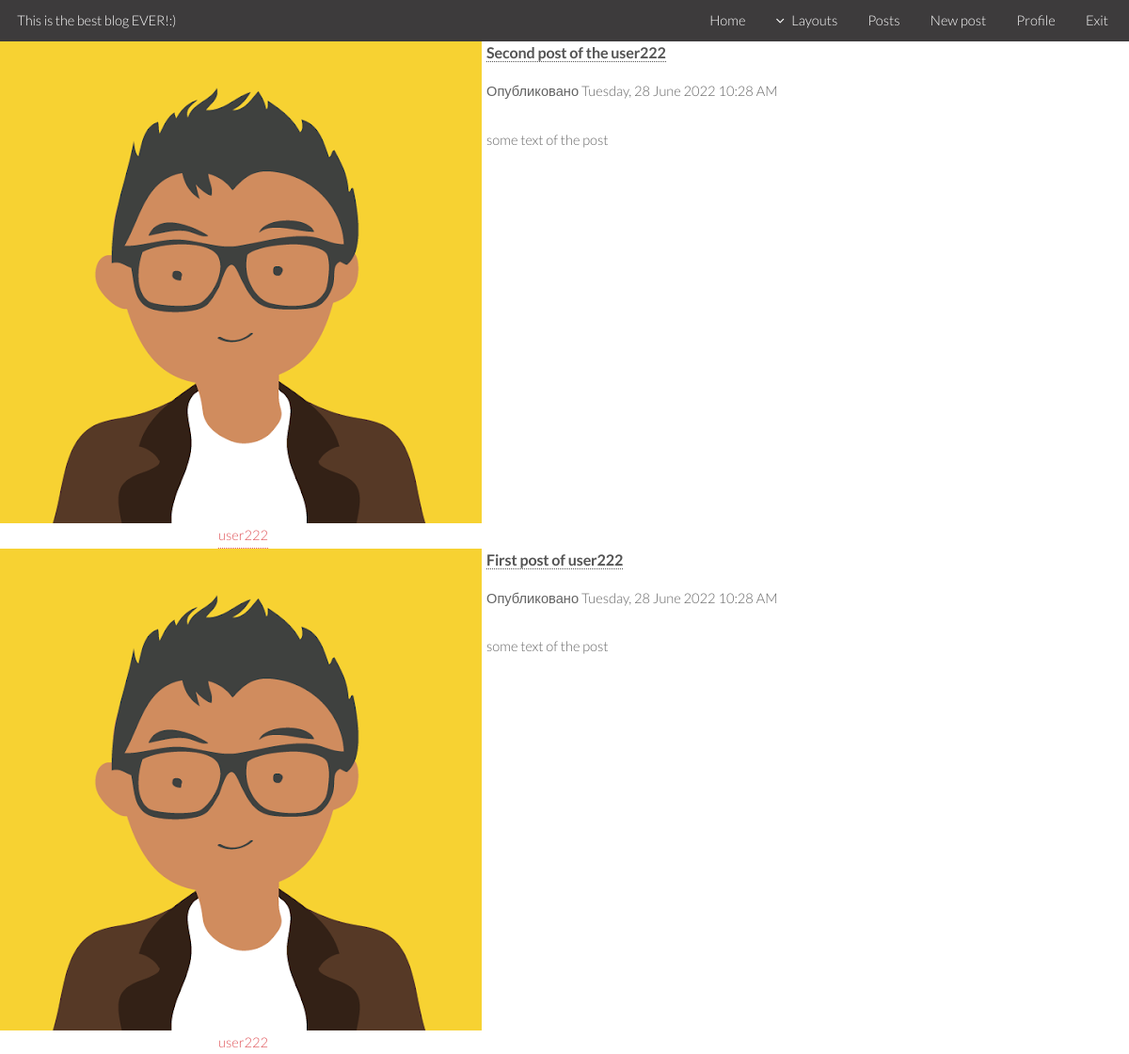
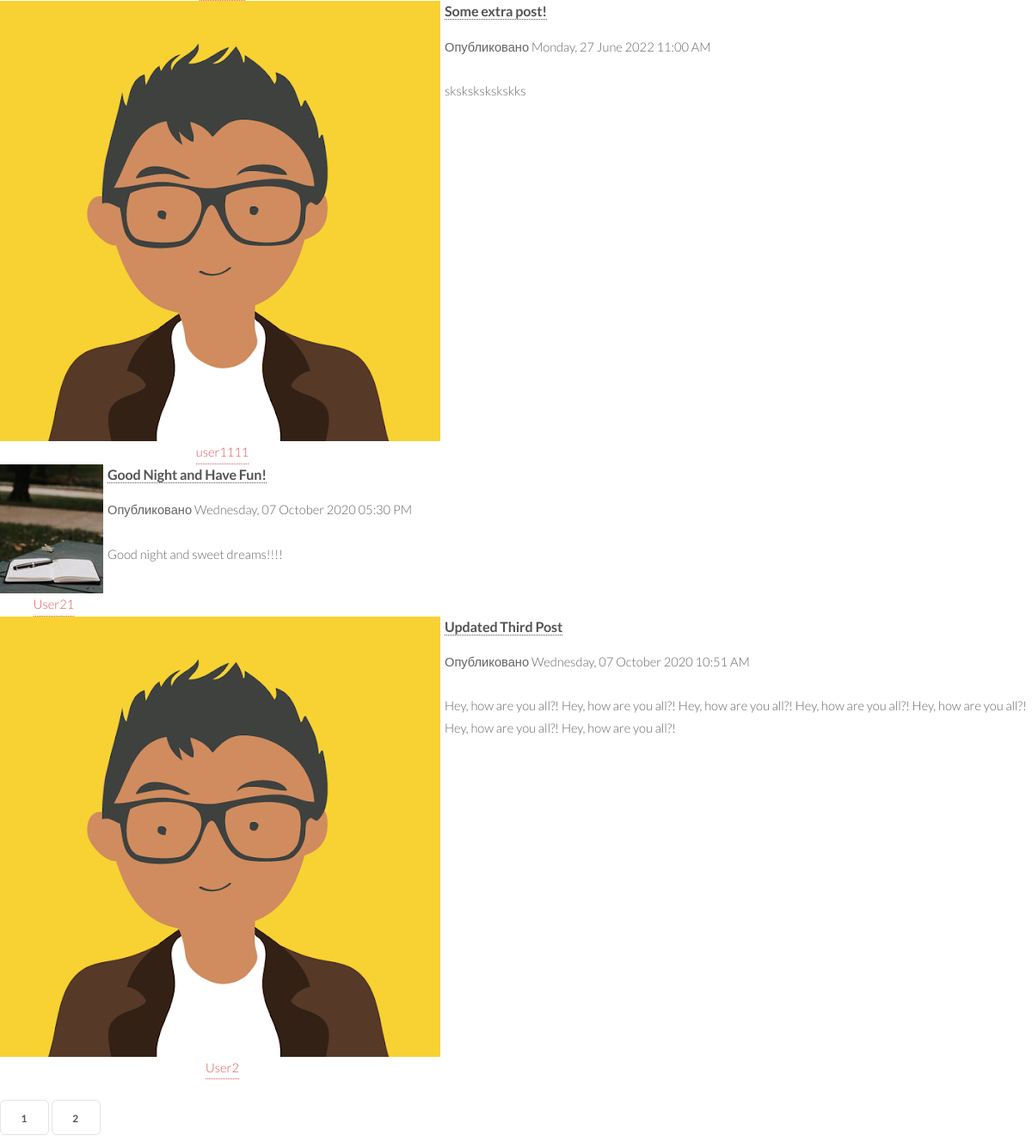
Page /allposts (signed in) on the earlier database version (2 pictures, top to bottom).
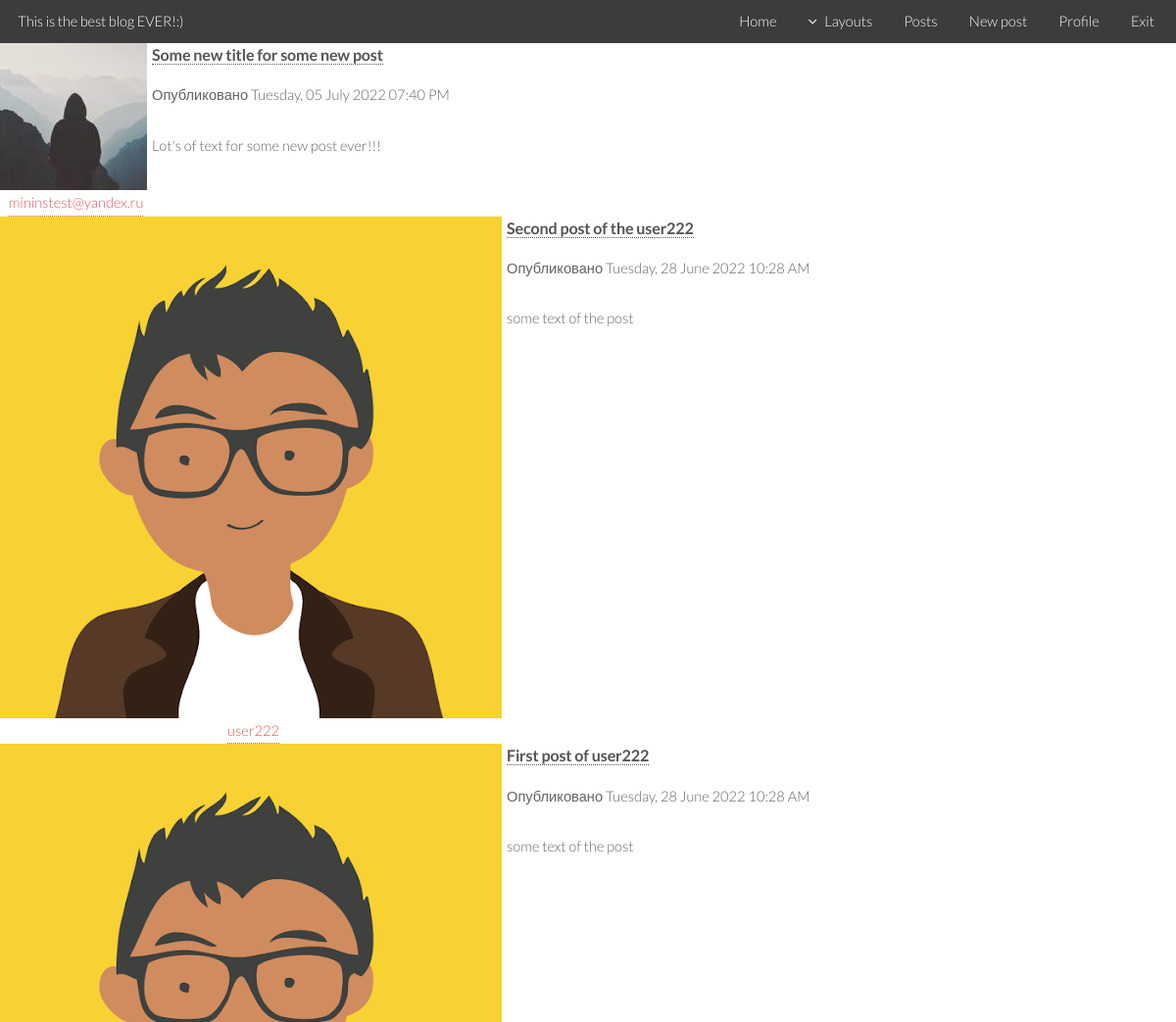
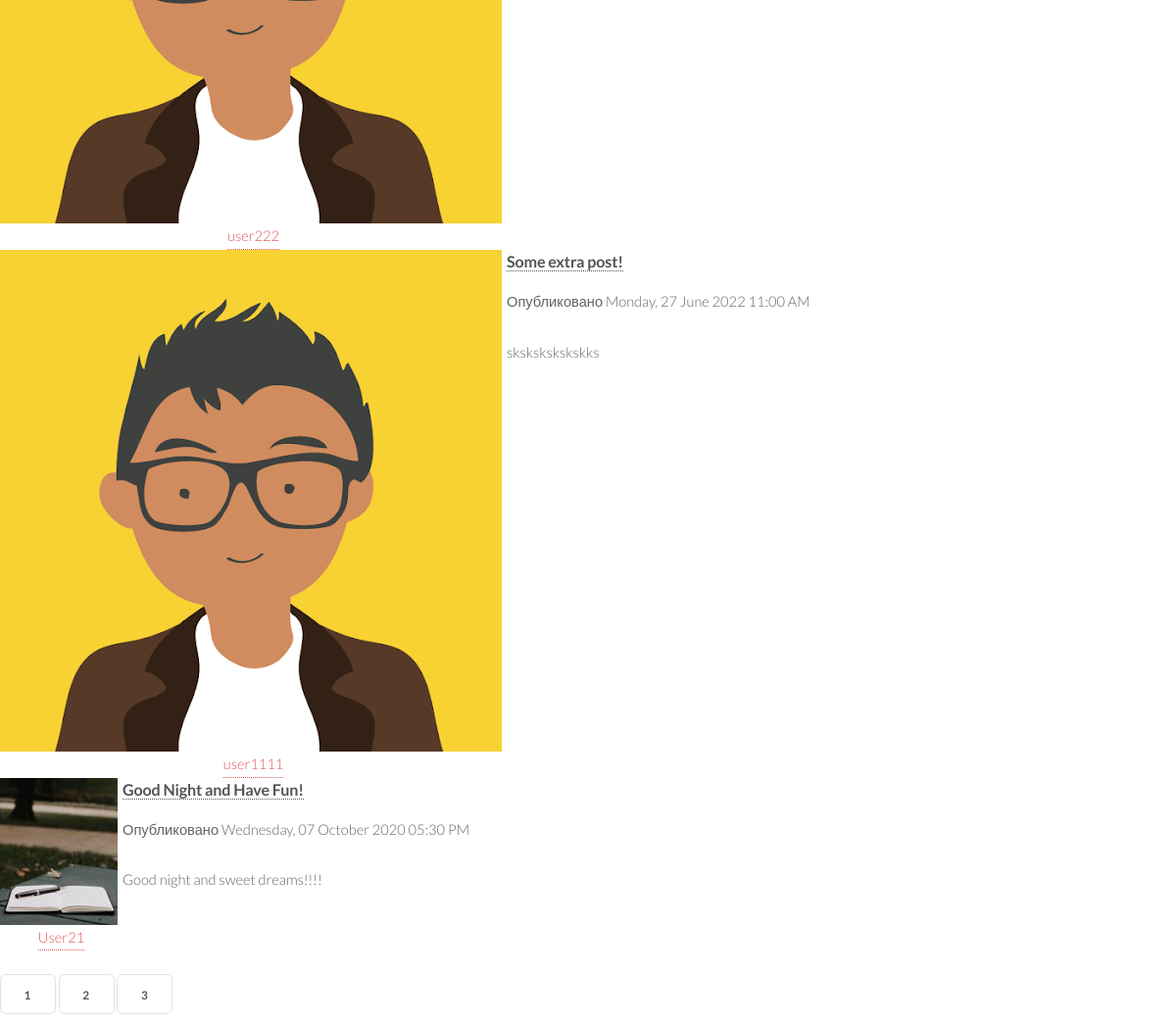
Same page on the later database version (2 pictures, top to bottom).
### test_flask_lesson/models.py (models this page shows, shortened)
class Post(db.Model):
    id = db.Column(db.Integer, primary_key=True)
    title = db.Column(db.String(100), nullable=False)
    date_posted = db.Column(db.DateTime, nullable=False, default=datetime.utcnow)
    content = db.Column(db.Text, nullable=False)
    user_id = db.Column(db.Integer, db.ForeignKey('user.id'), nullable=False)

class User(db.Model, UserMixin):
    id = db.Column(db.Integer, primary_key=True)
    username = db.Column(db.String(20), unique=True, nullable=False)
    email = db.Column(db.String(120), unique=True, nullable=False)
    image_file = db.Column(db.String(20), nullable=False, default='default.png')
    password = db.Column(db.String(60), nullable=False)
    posts = db.relationship('Post', backref='author', lazy=True)

### test_flask_lesson/posts/routes.py (the view)
@posts.route('/allposts')
@login_required
def allposts():
    page = request.args.get('page', 1, type=int)
    posts = Post.query.order_by(Post.date_posted.desc()).paginate(page=page, per_page=5)
    return render_template('allposts.html', posts=posts)

### test_flask_lesson/models.py (called while the page is built)
@login_manager.user_loader
def load_user(user_id):
    return User.query.get(int(user_id))

### test_flask_lesson/templates/allposts.html
{% extends "base.html" %}
{% block content %}
    {% include 'includes/inc_header.html'%}
  {% for post in posts.items %}
  <div style="display: flex;">
    <article style="display: flex; flex-direction: column;">
      <img style="margin-right: 5px;" src="{{ url_for('static', filename='profile_pics/' + post.author.image_file) }}">
      <a href="{{ url_for('users.user_posts', username=post.author.username) }}" id="author" style="margin: 0 auto;">{{ post.author.username }}</a>
    </article>
    <div style="margin-bottom: 20px;">
      <div>
        <h4><a href="{{ url_for('posts.post', post_id=post.id) }}">{{ post.title }}</a></h4>
        <small>Опубликовано {{ post.date_posted.strftime('%A, %d %B %Y %I:%M %p') }}</small>
        <br>
        <br>
        <p>{{ post.content }}</p>
      </div>
    </div>
  </div>
  {% endfor %}
  {% for page_num in posts.iter_pages(left_edge=1, right_edge=1, left_current=1, right_current=2) %}
    {% if page_num %}
      {% if posts.page == page_num %}
        <a class="button" href="{{ url_for('posts.allposts', page=page_num) }}">{{ page_num }}</a>
      {% else %}
        <a class="button" href="{{ url_for('posts.allposts', page=page_num) }}">{{ page_num }}</a>
      {% endif %}
    {% else %}
      ...
    {% endif %}
  {% endfor %}
{% endblock content %}

### test_flask_lesson/templates/base.html (shortened to what this page needs)
<!DOCTYPE HTML>
<html>
	<head>
	</head>
    {% block content %}{% endblock %}
    </body>
</html>

### test_flask_lesson/templates/includes/inc_header.html (shortened to what this page needs)
<header id="header" class="alt skel-layers-fixed" style="background-color: #3d3b3c">
    <h1><a href="{{ url_for('main.home') }}"><span>This is the best blog EVER!:)</span></a></h1>
    <nav id="nav">
        <ul>
            <li><a href="{{ url_for('main.home') }}">Home</a></li>
            <li>
                <a href="" class="icon fa-angle-down">Layouts</a>
            </li>
            {% if current_user.is_authenticated %}
                <li><a href="{{ url_for('posts.allposts') }}">Posts</a></li>
                <li><a href="{{ url_for('posts.new_post') }}">New post</a></li>
                <li><a href="{{ url_for('users.account') }}">Profile</a></li>
                <li><a href="{{ url_for('users.logout') }}">Exit</a></li>
            {% else %}
                <li><a href="{{ url_for('users.login') }}">Login</a></li>
                <li><a href="{{ url_for('users.register') }}">Register</a></li>
            {% endif %}
        </ul>
    </nav>
</header>

### test_flask_lesson/static/css/style.css (style rules this page uses)
a { -moz-transition: color 0.2s ease-in-out, border-color 0.2s ease-in-out; -webkit-transition: color 0.2s ease-in-out, border-color 0.2s ease-in-out; -o-transition: color 0.2s ease-in-out, border-color 0.2s ease-in-out; -ms-transition: color 0.2s ease-in-out, border-color 0.2s ease-in-out; transition: color 0.2s ease-in-out, border-color 0.2s ease-in-out; color: #e0555a; text-decoration: none; border-bottom: dotted 1px; }
p { margin: 0 0 2em 0; }
h1, h2, h3, h4, h5, h6 { color: #545454; font-weight: 700; line-height: 1em; margin: 0 0 1em 0; letter-spacing: -0.01em; }
h1 a, h2 a, h3 a, h4 a, h5 a, h6 a { color: inherit; text-decoration: none; }
h4 { font-size: 1.1em; line-height: 1.5em; }
.icon { text-decoration: none; border-bottom: none; position: relative; }
.icon:before { -moz-osx-font-smoothing: grayscale; -webkit-font-smoothing: antialiased; font-family: FontAwesome; font-style: normal; font-weight: normal; text-transform: none !important; }
ul { list-style: disc; margin: 0 0 2em 0; padding-left: 1em; }
ul li { padding-left: 0.5em; }
input[type="submit"], input[type="reset"], input[type="button"], .button { -moz-appearance: none; -webkit-appearance: none; -o-appearance: none; -ms-appearance: none; appearance: none; -moz-transition: background-color 0.2s ease-in-out, color 0.2s ease-in-out; -webkit-transition: background-color 0.2s ease-in-out, color 0.2s ease-in-out; -o-transition: background-color 0.2s ease-in-out, color 0.2s ease-in-out; -ms-transition: background-color 0.2s ease-in-out, color 0.2s ease-in-out; transition: background-color 0.2s ease-in-out, color 0.2s ease-in-out; background-color: transparent; border-radius: 0.5em; border: solid 1px rgba(144, 144, 144, 0.25) !important; color: #545454 !important; cursor: pointer; display: inline-block; font-size: 0.8em; font-weight: 700; height: 3.5em; letter-spacing: 0.1em; line-height: 3.5em; overflow: hidden; padding: 0 2em; text-align: center; text-decoration: none; text-overflow: ellipsis; text-transform: uppercase; white-space: nowrap; margin-top: 2em; }
#header { background-color: #fff; box-shadow: 0 1px 2px 0 rgba(0, 0, 0, 0.05); color: inherit; cursor: default; height: 3em; left: 0; line-height: 3em; position: fixed; top: 0; width: 100%; z-index: 10000; }
#header.alt { -moz-animation: none; -webkit-animation: none; -o-animation: none; -ms-animation: none; animation: none; background-color: transparent; box-shadow: none; color: #fff; }
#header h1 { color: inherit; font-size: 1em; height: inherit; left: 1.25em; line-height: inherit; margin: 0; padding: 0; position: absolute; top: 0; }
#header h1 span { font-weight: 300; }
#header h1 a { border: 0; }
#header nav { height: inherit; line-height: inherit; position: absolute; right: 1.5em; top: 0; vertical-align: middle; }
#header nav > ul { list-style: none; margin: 0; padding-left: 0; }
#header nav > ul > li { border-radius: 0.5em; display: inline-block; margin-left: 2em; padding-left: 0; }
#header nav > ul > li a { border: 0; color: inherit; display: inline-block; text-decoration: none; }
#header nav > ul > li a.icon:before { margin-right: 0.5em; }
#header nav > ul > li:first-child { margin-left: 0; }

Differences in the rows shown:
no longer on this page (row unchanged): Post: image_file (placeholder picture), author.username "User2", title "Updated Third Post", date_posted "Wednesday, 07 October 2020 10:51 AM", content "Hey, how are you all?! Hey, how are you all?! Hey, how are you all?! Hey, how are you all?! Hey, how are you all?! Hey, how are you all?! Hey, how are you all?!"
added Post: image_file (picture), author.username "mininstest@yandex.ru", title "Some new title for some new post", date_posted "Tuesday, 05 July 2022 07:40 PM", content "Lot's of text for some new post ever!!!"
Other differences:
new list line: "3"
